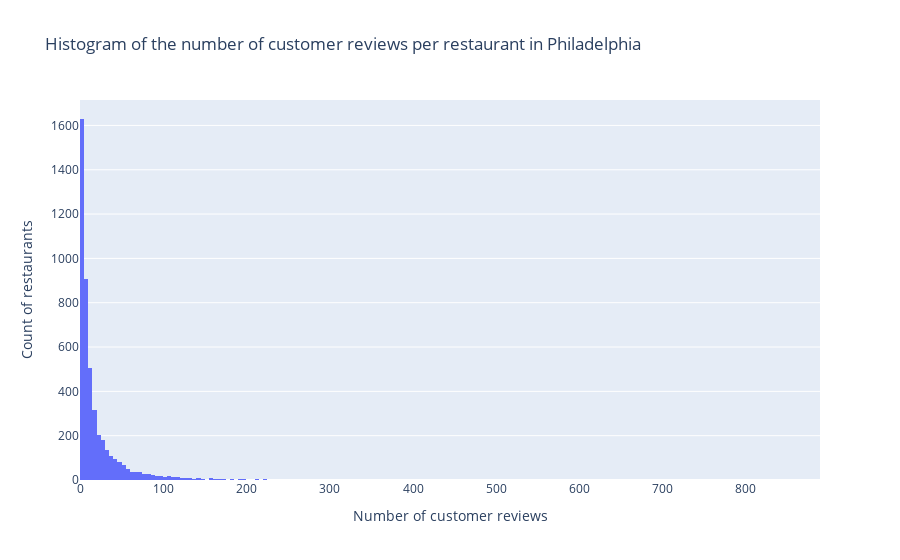

The notebook cell this image was saved under:
### Markdown cell above
## Exploring the restaurant reviews data

Now that we have extracted the restaurant review data in Philadelphia, let's start by some exploratory data analysis (EDA) to make sense of the data and (hopefully) find some inspirations of what advice can be given to the business owner. To begin with, how often is each restaurant reviewed by customers in Philly? The histogram below indicates that very few restaurants have received more than 30 reviews. 

<!-- Some EDAs
1. Distribution of the count of reviews per resto
2. 
-->

<!-- Some ideas of the analysis: 
1. Use embeddings on reviews and categories and then run LSA to summarise them as "themes" (e.g., what is a review about in terms of food, service etc.? How can we group many categories into one based on their similarity?) 
2. Analyse how the themes are related to rating to understand what customers like/ don't like about
-->

### Code cell
# Number of reviews per restaurant
review_counts = restos_philly["name"].value_counts()

fig = px.histogram(review_counts, 
                   title = " Histogram of the number of customer reviews per restaurant in Philadelphia")

fig.update_layout(xaxis_title = "Number of customer reviews", 
                  yaxis_title = "Count of restaurants", 
                  showlegend = False)

fig.show()

### Figure 1 — Plotly figure (JSON) as saved in the notebook; plotly's stock layout.template omitted (floating-point values rounded to 4 significant figures; data arrays with more than 128 entries replaced by an {"elided": "..."} marker saying what was removed)
{"data": [{"alignmentgroup": "True", "bingroup": "x", "hovertemplate": "variable=count<br>value=%{x}<br>count=%{y}<extra></extra>", "legendgroup": "count", "marker": {"color": "#636efa", "pattern": {"shape": ""}}, "name": "count", "offsetgroup": "count", "orientation": "v", "showlegend": true, "type": "histogram", "x": {"elided": "4683 int values"}, "xaxis": "x", "yaxis": "y"}], "layout": {"barmode": "relative", "legend": {"title": {"text": "variable"}, "tracegroupgap": 0}, "showlegend": false, "title": {"text": " Histogram of the number of customer reviews per restaurant in Philadelphia"}, "xaxis": {"anchor": "y", "domain": [0, 1], "title": {"text": "Number of customer reviews"}}, "yaxis": {"anchor": "x", "domain": [0, 1], "title": {"text": "Count of restaurants"}}}}
